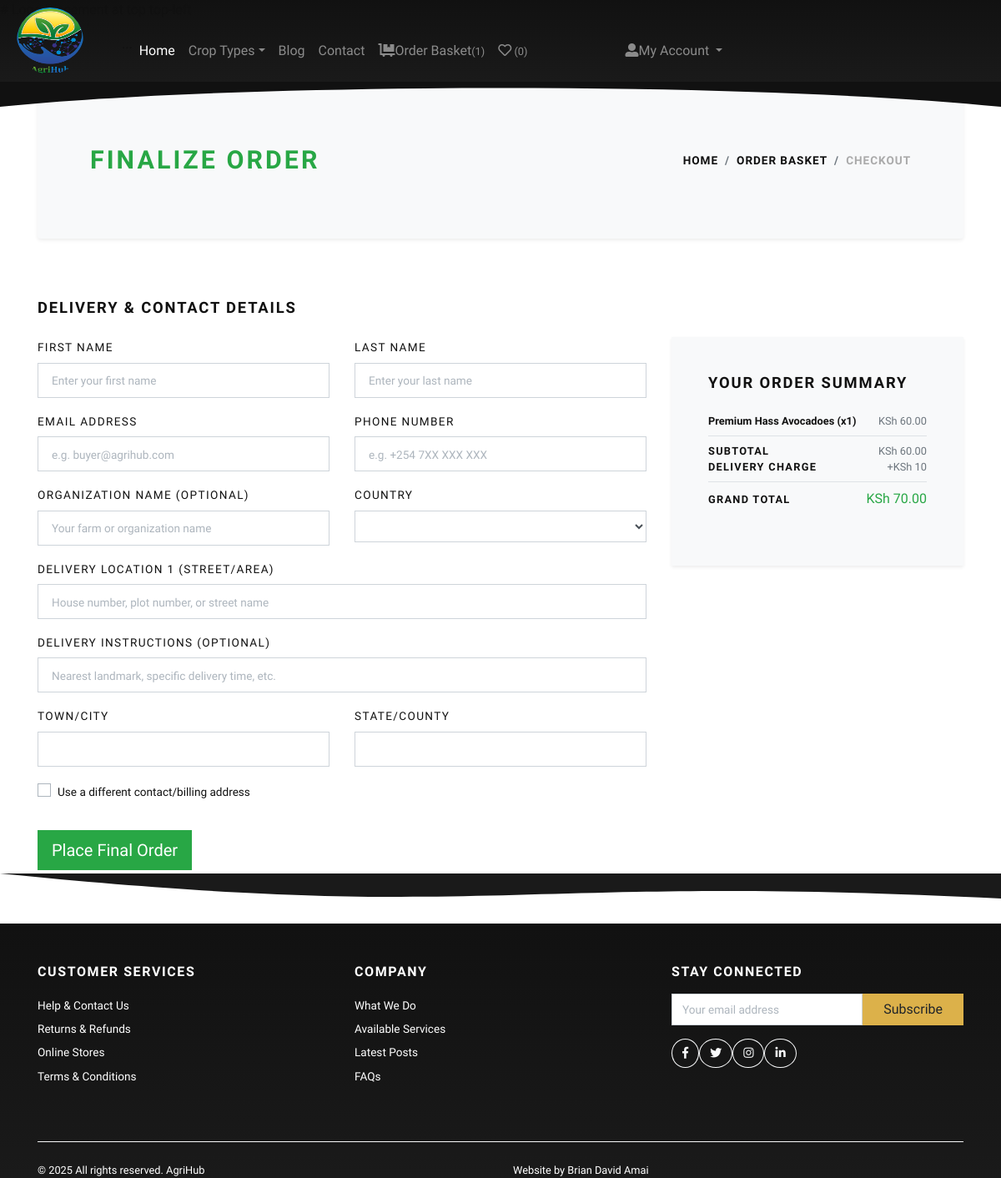
The app's page /checkout/ (signed in), older data.
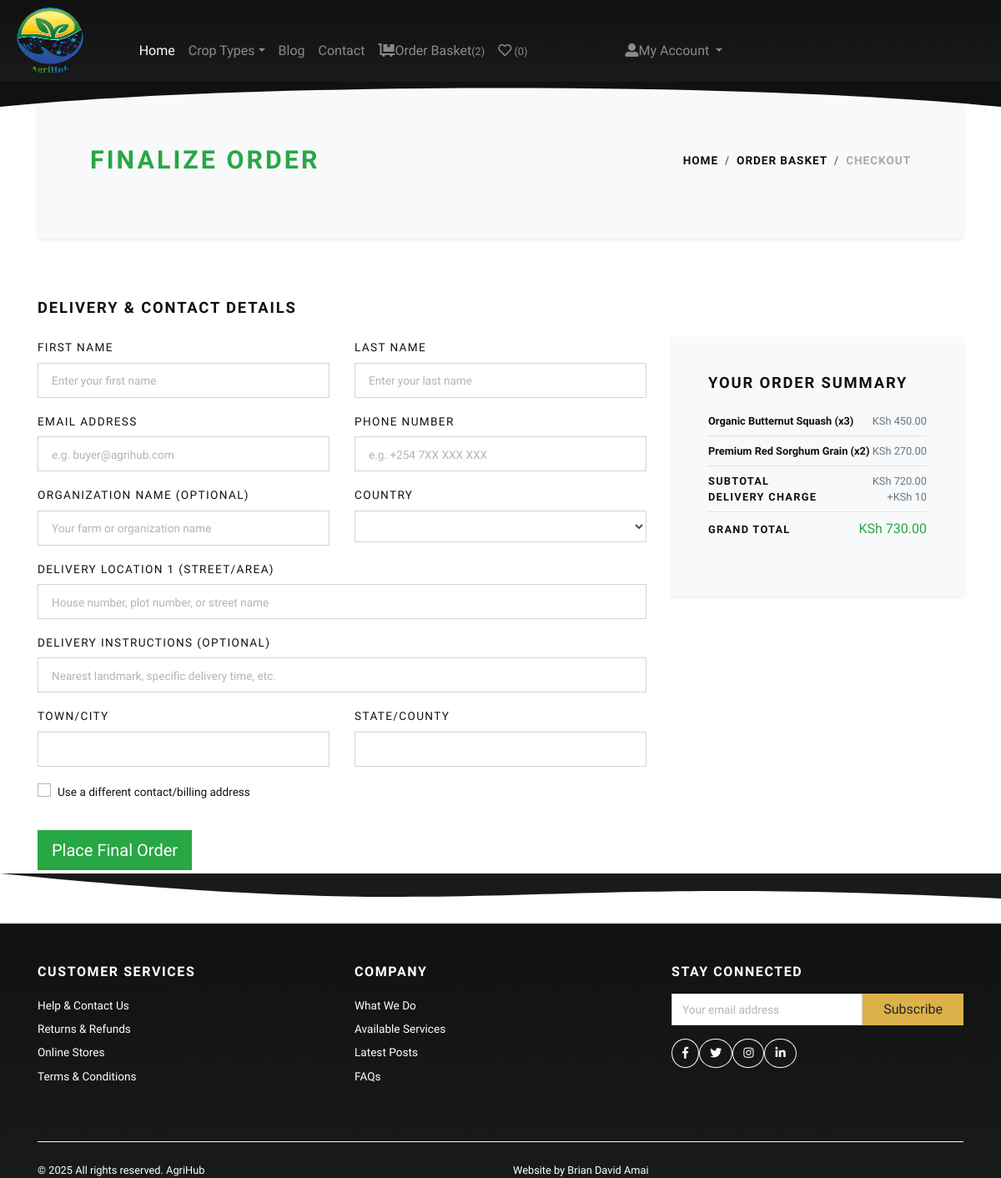
The same page, newer data.
### store/models.py (models this page shows, shortened)
class Cart(models.Model):
    user = models.ForeignKey(User, verbose_name="User", on_delete=models.CASCADE)
    product = models.ForeignKey(Product, verbose_name="Produce Item", on_delete=models.CASCADE)
    quantity = models.PositiveIntegerField(default=1, verbose_name="Quantity")
    created_at = models.DateTimeField(auto_now_add=True, verbose_name="Created Date")
    updated_at = models.DateTimeField(auto_now=True, verbose_name="Updated Date")
    @property
    def total_price(self):
        return self.quantity * self.product.price_per_unit

class Product(models.Model):
    title = models.CharField(max_length=150, verbose_name="Produce Item Title")
    slug = models.SlugField(max_length=160, verbose_name="Produce Slug")
    batch_id = models.CharField(max_length=255, unique=True, verbose_name="Batch/Lot ID (SKU)", db_column='sku')
    origin = models.TextField(verbose_name="Origin / Short Description", db_column='short_description')
    produce_details = models.TextField(blank=True, null=True, verbose_name="Farming & Produce Details",
                                     db_column='detail_description')
    product_image = models.ImageField(upload_to='product', blank=True, null=True, verbose_name="Produce Image")
    price_per_unit = models.DecimalField(max_digits=8, decimal_places=2, verbose_name="Price Per Unit/KG",
                                          db_column='price')
    unit_type = models.CharField(max_length=10, choices=UNIT_CHOICES, default='KG', verbose_name="Unit Type")
    harvest_date = models.DateField(null=True, blank=True, verbose_name="Harvest Date")
    category = models.ForeignKey(Category, verbose_name="Crop Type", on_delete=models.CASCADE)
    is_active = models.BooleanField(verbose_name="Is Active?")
    is_featured = models.BooleanField(verbose_name="Is Featured?")
    created_at = models.DateTimeField(auto_now_add=True, verbose_name="Created Date")
    updated_at = models.DateTimeField(auto_now=True, verbose_name="Updated Date")
    class Meta:
        verbose_name_plural = 'Produce Items'
        ordering = ('-created_at',)

### store/views.py (the view)
# urls.py: path('checkout/', views.checkout, name="checkout"),
@login_required
def checkout(request):
    user = request.user
    cart_products = Cart.objects.filter(user=user)
    addresses = Address.objects.filter(user=user)
    amount = Decimal(0)
    for p in cart_products:
        amount += (p.quantity * p.product.price_per_unit)
    shipping_amount = Decimal(10) # Assuming a fixed shipping fee
    total_amount = amount + shipping_amount
    context = {
        'cart_products': cart_products, # Required for item loop in summary
        'addresses': addresses,
        'amount': amount,
        'shipping_amount': shipping_amount,
        'total_amount': total_amount, # Required for the final summary display
    }
    return render(request, 'store/checkout.html', context)

### store/context_preprocessors.py (called while the page is built)
def store_menu(request):
    categories = Category.objects.filter(is_active=True)
    context = {
        'categories_menu': categories,
    }
    return context

def cart_menu(request):
    if request.user.is_authenticated:
        cart_items= Cart.objects.filter(user=request.user)
        context = {
            'cart_items': cart_items,
        }
    else:
        context = {}
    return context

### templates/store/checkout.html (shortened to what the changed rows need)
{% extends 'base.html' %}
{% load static %}
{% load humanize %}
    {% block content %}
      <div class="container">
        <section class="py-5 bg-light rounded shadow-sm mb-4">
          <div class="container">
            <div class="row px-4 px-lg-5 py-lg-4 align-items-center">
              <div class="col-lg-6">
                <h1 class="h2 text-uppercase mb-0 text-success">Finalize Order</h1>
              </div>
            </div>
          </div>
        </section>
        <section class="py-5">
          <h2 class="h5 text-uppercase mb-4 fw-bold">Delivery & Contact Details</h2>
          <div class="row">
                    <div class="col-lg-4">
    <div class="card border-0 rounded-3 p-lg-4 bg-light shadow-sm">
        <div class="card-body">
            <ul class="list-unstyled mb-0">
                {% for cart_product in cart_products %}
                    {% if cart_product.product %}
                        <li class="d-flex align-items-center justify-content-between">
                            <strong class="small font-weight-bold">
                                {{ cart_product.product.title }} (x{{ cart_product.quantity }})
                            </strong>
                            <span class="text-muted small">
                                KSh {{ cart_product.total_price|intcomma }}
                            </span>
                        </li>
                        <li class="border-bottom my-2"></li>
                    {% endif %}
                {% endfor %}
                <li class="d-flex align-items-center justify-content-between">
                    <strong class="text-uppercase small font-weight-bold">Subtotal</strong>
                    <span class="text-muted small">KSh {{amount|intcomma}}</span>
                </li>
                <li class="d-flex align-items-center justify-content-between">
                    <strong class="text-uppercase small font-weight-bold">Delivery Charge</strong>
                    <span class="text-muted small">+KSh {{shipping_amount|intcomma}}</span>
                </li>
                <li class="border-bottom my-2"></li>
                <li class="d-flex align-items-center justify-content-between mb-4">
                    <strong class="text-uppercase small font-weight-bold">Grand Total</strong>
                    <span class="fw-bold text-success">KSh {{total_amount|intcomma}}</span>
                </li>
            </ul>
        </div>
    </div>
</div>
  {% endblock %}

Row changes from the older to the newer data that the page shows:
removed Cart: product "Premium Hass Avocadoes", quantity "1", total_price "60.00"
added Cart: product "Organic Butternut Squash", quantity "3", total_price "450.00"
added Cart: product "Premium Red Sorghum Grain", quantity "2", total_price "270.00"
Text that changed along with them:
{{ cart_items.count }}: "1" → "2"
{{ amount|intcomma }}: "60.00" → "720.00"
{{ total_amount|intcomma }}: "70.00" → "730.00"
